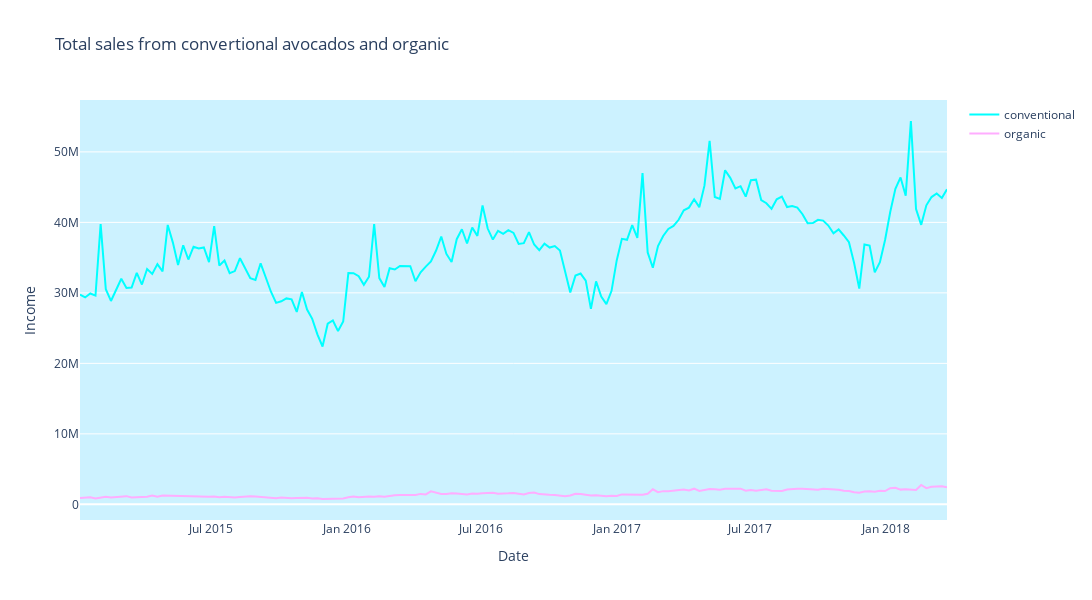

The notebook cell saved with this chart:
### Code cell
fig = go.Figure()

fig.add_trace(go.Scatter(x=df1[df1.region == 'TotalUS']['Date'],
                         y=df1[df1.region == 'TotalUS']['Income'],
                         mode='lines',
                         name='conventional',
                         line=dict(color='#00ffff')))

fig.add_trace(go.Scatter(x=df2[df2.region == 'TotalUS']['Date'],
                         y=df2[df2.region == 'TotalUS']['Income'],
                         mode='lines',
                         name='organic',
                         line=dict(color='#ffadff')))

fig.update_layout(width=1100,
                  height=600,
                  title='Total sales from convertional avocados and organic',
                  plot_bgcolor='#ccf2ff',
                  hovermode="x",
                  paper_bgcolor='white',
                  xaxis_title='Date',
                  yaxis_title='Income',
                  xaxis_showgrid=False
)

fig.update_xaxes(showspikes=True, spikecolor="gray", spikesnap="cursor", spikemode="across", spikethickness=1.5)
fig.update_layout(spikedistance=1000, hoverdistance=100)

fig.show()

### Figure 1 — Plotly figure (JSON) as saved in the notebook; plotly's stock layout.template omitted (floating-point values rounded to 4 significant figures; data arrays with more than 128 entries replaced by an {"elided": "..."} marker saying what was removed)
{"data": [{"line": {"color": "#00ffff"}, "mode": "lines", "name": "conventional", "type": "scatter", "x": {"elided": "169 str values"}, "y": {"elided": "169 float values"}}, {"line": {"color": "#ffadff"}, "mode": "lines", "name": "organic", "type": "scatter", "x": {"elided": "169 str values"}, "y": {"elided": "169 float values"}}], "layout": {"height": 600, "hoverdistance": 100, "hovermode": "x", "paper_bgcolor": "white", "plot_bgcolor": "#ccf2ff", "spikedistance": 1000, "title": {"text": "Total sales from convertional avocados and organic"}, "width": 1100, "xaxis": {"showgrid": false, "showspikes": true, "spikecolor": "gray", "spikemode": "across", "spikesnap": "cursor", "spikethickness": 1.5, "title": {"text": "Date"}}, "yaxis": {"title": {"text": "Income"}}}}
